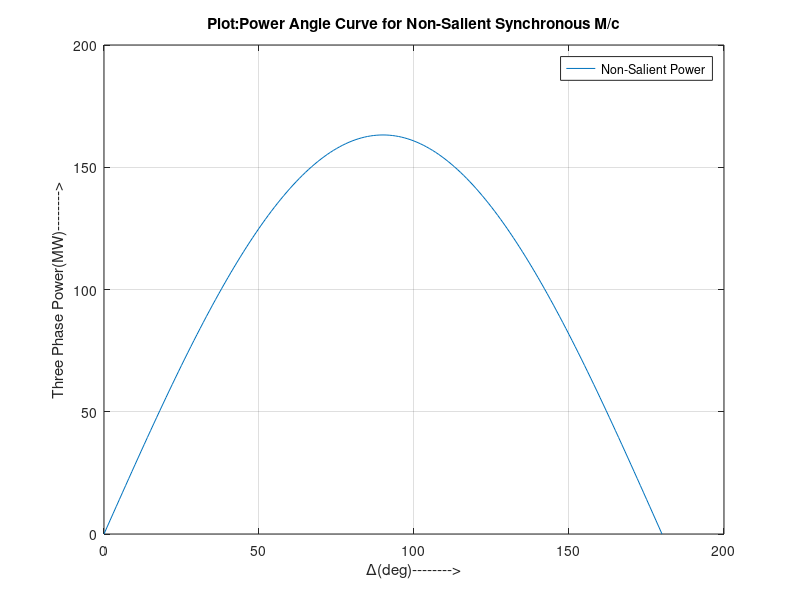

This chart was generated by the following MATLAB code:
clc;
clear;
P=48;
 pf=0.8;
Vt=34.64;
Xd=10;
Xq=10;
Vtph=Vt*1000/sqrt(3); % Per phase Voltage
 pf_a=acos(pf);
Q=P*tan(pf_a);
I=(P-j*Q)*1000000/(3*Vtph); % Current in Amps
delta=0:1:180;
delta_rad=delta*(pi/180);
if Xd~=Xq
%Salient Pole Synchronous Motor 
Eq=Vtph+(j*I*Xq);
Id_mag=abs(I)*sin(angle(Eq)-angle(I));
Ef_mag=abs(Eq)+((Xd-Xq)*Id_mag);
Exitation_emf=Ef_mag
Reg=(Ef_mag-abs(Vtph))*100/abs(Vtph)
PP=Ef_mag*Vtph*sin(delta_rad)/Xd;
Reluct_Power=Vtph^2*(Xd-Xq)*sin(2*delta_rad)/(2*Xd*Xq);
Net_Reluct_Power=3*Reluct_Power/1000000;
Power_sal=PP+Reluct_Power;
Net_Power_sal=3*Power_sal/1000000;
plot(delta,Net_Reluct_Power,'K');
hold on
plot(delta,Net_Power_sal,'r');
xlabel('\Delta(deg)-------->');
ylabel('Three Phase Power(pu)-------->');
title('Plot:Power Angle Curve for Salient Synchronous M/c');
legend('Reluct Power','Salient Power');
end
if Xd==Xq
%Non-Salient Pole Synchronous Motor 
Ef=Vtph+(j*I*Xd);
Exitation_emf=abs(Ef)
Reg=(abs(Ef)-abs(Vtph))*100/abs(Vtph)
Power_non=abs(Ef)*Vtph*sin(delta_rad)/Xd;
Net_Power=3*Power_non/1000000;
plot(delta,Net_Power);
xlabel('\Delta(deg)-------->');
ylabel('Three Phase Power(MW)-------->');
title('Plot:Power Angle Curve for Non-Salient Synchronous M/c');
legend('Non-Salient Power');
end
grid;
